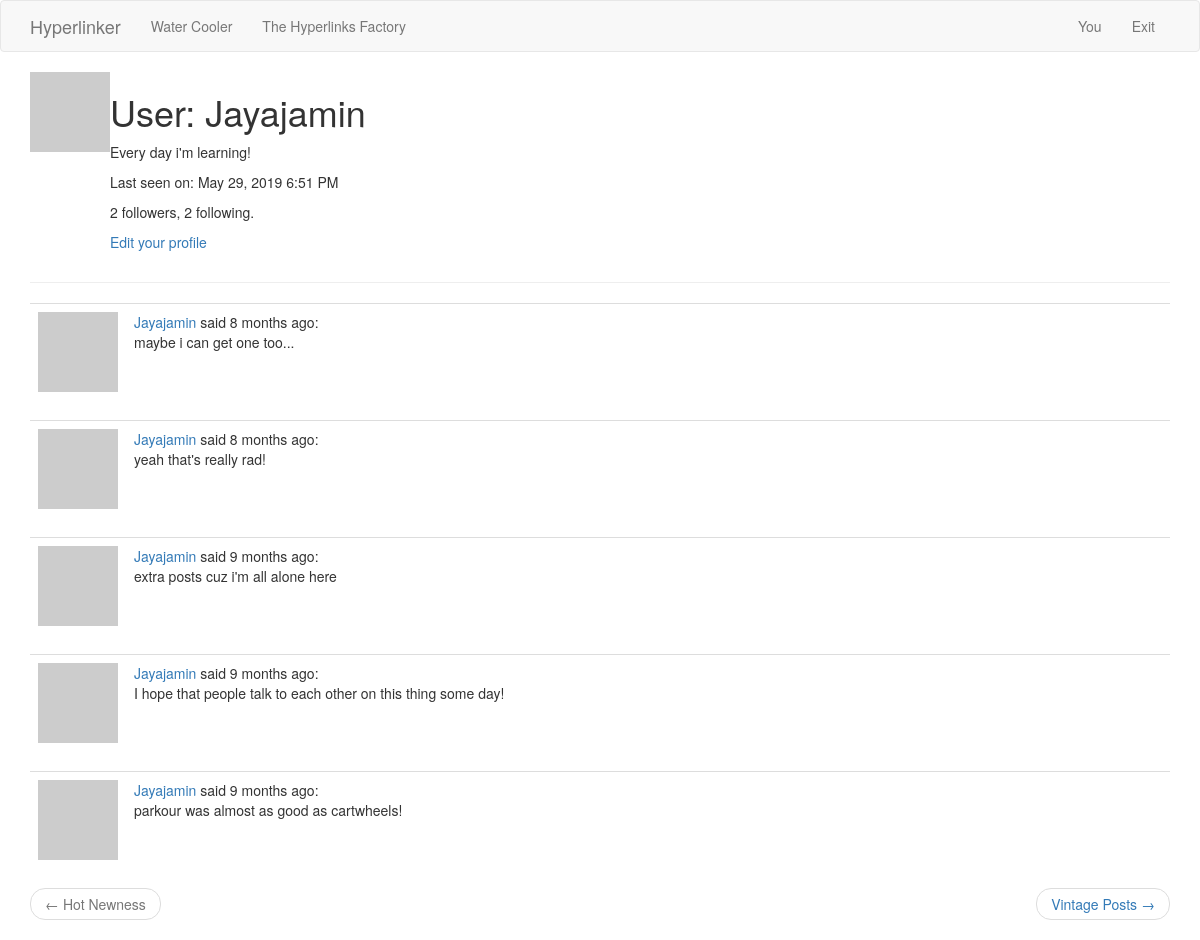
Screenshot of /user/Jayajamin (signed in) with the database file from the repository.
### app/models.py (models this page shows, shortened)
class User(UserMixin, db.Model):
    id = db.Column(db.Integer, primary_key=True)
    username = db.Column(db.String(64), index=True, unique=True)
    email = db.Column(db.String(120), index=True, unique=True)
    password_hash = db.Column(db.String(128))
    posts = db.relationship('Post', backref='author', lazy='dynamic')
    about_me = db.Column(db.String(140))
    last_seen = db.Column(db.DateTime, default=datetime.utcnow)
    followed = db.relationship(
        'User', secondary=followers,
        primaryjoin=(followers.c.follower_id == id),
        secondaryjoin=(followers.c.followed_id == id),
        backref=db.backref('followers',lazy='dynamic'), lazy='dynamic')
    def avatar(self, size):
        digest = md5(self.email.lower().encode('utf-8')).hexdigest()
        return 'https://www.gravatar.com/avatar/{}?d=identicon&s={}'.format(
            digest, size)

class Post(db.Model):
    id = db.Column(db.Integer, primary_key=True)
    body = db.Column(db.String(140))
    timestamp = db.Column(db.DateTime, index=True, default=datetime.utcnow)
    user_id = db.Column(db.Integer, db.ForeignKey('user.id'))

### app/Historical Backup Scripts/routes.py (the view)
@app.route('/user/<username>')
@login_required
def user(username):
    user = User.query.filter_by(username=username).first_or_404()
    page = request.args.get('page', 1, type=int)
    posts = user.posts.order_by(Post.timestamp.desc()).paginate(
        page, app.config['POSTS_PER_PAGE'], False)
    next_url = url_for('user', username=user.username, page=posts.next_num) \
        if posts.has_next else None
    prev_url = url_for('user', username=user.username, page=posts.prev_num) \
        if posts.has_prev else None
    return render_template('user.html', user=user, posts=posts.items,
                           next_url=next_url, prev_url=prev_url)

### app/Historical Backup Scripts/routes.py (called while the page is built)
@app.before_request
def before_request():
    if current_user.is_authenticated:
        current_user.last_seen = datetime.utcnow()
        db.session.commit()

### app/models.py (called while the page is built)
@login.user_loader
def load_user(id):
	return User.query.get(int(id))

### app/templates/user.html
{% extends "base.html" %}
{% block app_content %}
    <table>
        <tr valign="top">
            <td>
            <img src="{{user.avatar(128)}}"></td>
            <td><h1>User: {{ user.username }}</h1>
            {% if user.about_me %}<p>{{ user.about_me }}</p>{% endif %}
            {% if user.last_seen %}<p>Last seen on: {{ moment(user.last_seen).format('LLL') }}</p>{%endif%}
            <p> {{ user.followers.count() }} followers, {{ user.followed.count() }} following.</p>
            {% if user == current_user %}
            <p><a href="{{ url_for('edit_profile') }}">Edit your profile</a></p>
            {% elif not current_user.is_following(user) %}
            <p><a href="{{ url_for('follow', username=user.username) }}">Follow</a></p>
            {% else %}
            <p><a href="{{ url_for('unfollow', username=user.username) }}">Unfollow</a></p>
            {% endif %}
            </td>
        </tr>
    </table>
    <hr>
    {% for post in posts %}
        {% include '_post.html' %}
    {% endfor %}
        <nav aria-label="...">
        <ul class="pager">
            <li class="previous{% if not prev_url %} disabled{% endif %}">
                <a href="{{ prev_url or '#' }}">
                    <span aria-hidden="true">&larr;</span> Hot Newness
                </a>
            </li>
            <li class="next{% if not next_url %} disabled{% endif %}">
                <a href="{{ next_url or '#' }}">
                    Vintage Posts <span aria-hidden="true">&rarr;</span>
                </a>
            </li>
        </ul>
    </nav>
{% endblock %}

### app/templates/_post.html
    <table class="table table-hover">
        <tr>
            <td width="70px">
                <a href="{{ url_for('user', username=post.author.username) }}">
                    <img src="{{ post.author.avatar(70) }}" />
                </a>
            </td>
            <td>
                <a href="{{ url_for('user', username=post.author.username) }}">
                    {{ post.author.username }}
                </a>
                said {{ moment(post.timestamp).fromNow() }}:
                <br>
                {{ post.body }}
            </td>
        </tr>
    </table>

### rows the page displays
User: username "Jayajamin", about_me "Every day i'm learning!", last_seen "May 29, 2019 6:51 PM"
Post: author.username "Jayajamin", timestamp "8 months ago", body "maybe i can get one too..."
Post: author.username "Jayajamin", timestamp "8 months ago", body "yeah that's really rad!"
Post: author.username "Jayajamin", timestamp "9 months ago", body "extra posts cuz i'm all alone here"
Post: author.username "Jayajamin", timestamp "9 months ago", body "I hope that people talk to each other on this thing some day!"
Post: author.username "Jayajamin", timestamp "9 months ago", body "parkour was almost as good as cartwheels!"

### other values shown
{{ user.followers.count() }} "2"
{{ user.followed.count() }} "2"
